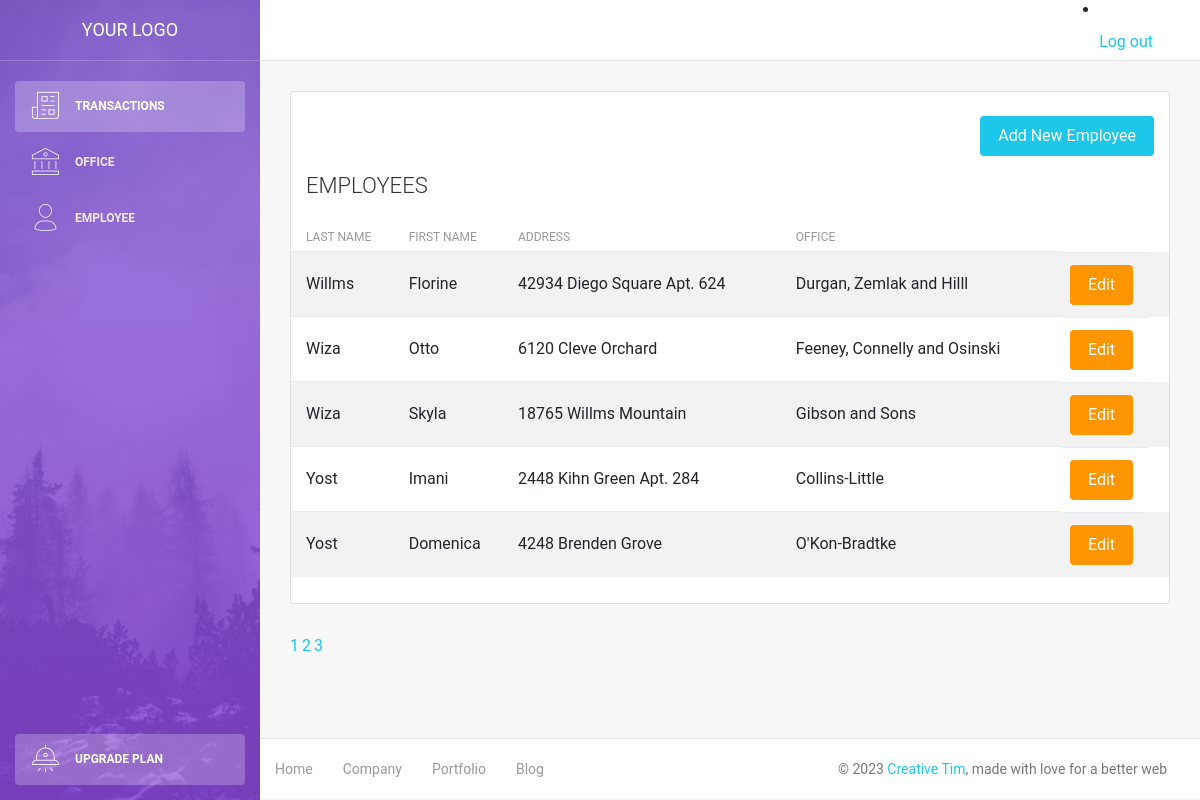
Page /employee.php?page=3 on the committed database.
### tables this page shows
CREATE TABLE `employee` (
  `id` int(11) NOT NULL,
  `lastname` varchar(45) NOT NULL,
  `firstname` varchar(45) NOT NULL,
  `office_id` int(11) NOT NULL,
  `address` varchar(100) DEFAULT NULL
);

CREATE TABLE `office` (
  `id` int(11) NOT NULL,
  `name` varchar(45) NOT NULL,
  `contactnum` varchar(45) DEFAULT NULL,
  `email` varchar(45) DEFAULT NULL,
  `address` varchar(45) DEFAULT NULL,
  `city` varchar(45) DEFAULT NULL,
  `country` varchar(45) DEFAULT NULL,
  `postal` int(11) DEFAULT NULL
);

### employee.php (the view, shortened to what this page needs)
<!DOCTYPE html>
<html lang="en">
<head>
    <link rel="stylesheet" href="https://maxcdn.bootstrapcdn.com/font-awesome/latest/css/font-awesome.min.css" />
    <link href="assets/css/bootstrap.min.css" rel="stylesheet" />
    <link href="assets/css/light-bootstrap-dashboard.css?v=2.0.0 " rel="stylesheet" />
    <link href="assets/css/demo.css" rel="stylesheet" />
</head>
<body>
<?php
        require('config/db.php');
        $results_per_page = 100;
        $query = "SELECT * FROM employee";
        $result = mysqli_query($conn, $query);
        $number_of_result = mysqli_num_rows($result);
        $number_of_page = ceil($number_of_result / $results_per_page);
        if(!isset($_GET['page'])){
            $page = 1;
        }else{
            $page = $_GET['page'];
        }
        $page_first_result = ($page-1) * $results_per_page;
        $query = "SELECT employee.id, employee.lastname, employee.firstname, employee.address, office.name as office_name FROM employee, office
                  WHERE employee.office_id = office.id ORDER BY employee.lastname ASC LIMIT $page_first_result, $results_per_page";
        $result = mysqli_query($conn, $query);
        $employees = mysqli_fetch_all($result, MYSQLI_ASSOC);
    ?>
    <div class="wrapper">
        <div class="sidebar" data-image="assets/img/sidebar-5.jpg">
            <div class="sidebar-wrapper">
                <?php include('includes/sidebar.php'); ?>
            </div>
        </div>
        <div class="main-panel">
        <?php include('includes/navbar.php'); ?>
            <div class="content">
                <div class="container-fluid">
                    <div class = "row">
                    <div class="col-md-12">
                            <div class="card strpied-tabled-with-hover">
                            <br/>
                            <div class="col-md-12">
                                <a href="employee-add.php">
                                    <button type="submit" class="btn btn-info btn-fill pull-right">Add New Employee</button>
                                </a>
                            </div>
                                <div class="card-header ">
                                    <h4 class="card-title">EMPLOYEES</h4>
                                </div>
                                <div class="card-body table-full-width table-responsive">
                                    <table class="table table-hover table-striped">
                                        <thead>
                                            <th>Last Name</th>
                                            <th>First Name</th>
                                            <th>Address</th>
                                            <th>Office</th>
                                            </thead>
                                            <tbody>
                                                <?php foreach($employees as $employee) : ?>
                                                <tr>
                                                    <td><?php echo $employee['lastname']; ?></td>
                                                    <td><?php echo $employee['firstname']; ?></td>
                                                    <td><?php echo $employee['address']; ?></td>
                                                    <td><?php echo $employee['office_name']; ?></td>
                                                    <td>
                                                    <a href="employee-edit.php?id=<?php echo $employee['id']; ?>">
                                                    <button type="submit" class ="btn btn-warning btn-fill pull-right">Edit</button>
                                                </a>
                                                </td>
                                                </tr>
                                            <?php endforeach ?>
                                        </tbody>
                                    </table>
                                </div>
                            </div>
                        </div>
                    </div>
                    <?php
                        for($page=1; $page <= $number_of_page; $page++){
                            echo '<a href = "employee.php?page='. $page .'" style="margin-right: 3px">' . $page . '</a>';
                        }
                    ?>
                </div>
            </div>
            <footer class="footer">
                <div class="container-fluid">
                    <nav>
                        <ul class="footer-menu">
                            <li>
                                <a href="#">
                                    Home
                                </a>
                            </li>
                            <li>
                                <a href="#">
                                    Company
                                </a>
                            </li>
                            <li>
                                <a href="#">
                                    Portfolio
                                </a>
                            </li>
                            <li>
                                <a href="#">
                                    Blog
                                </a>
                            </li>
                        </ul>
                        <p class="copyright text-center">
                            ©
                            <a href="http://www.creative-tim.com">Creative Tim</a>, made with love for a better web
                        </p>
                    </nav>
                </div>
            </footer>
        </div>
    </div>
</body>
</html>

### rows in the picture
employee: lastname "Willms", firstname "Florine", address "42934 Diego Square Apt. 624", office.name "Durgan, Zemlak and Hilll"
employee: lastname "Wiza", firstname "Otto", address "6120 Cleve Orchard", office.name "Feeney, Connelly and Osinski"
employee: lastname "Wiza", firstname "Skyla", address "18765 Willms Mountain", office.name "Gibson and Sons"
employee: lastname "Yost", firstname "Imani", address "2448 Kihn Green Apt. 284", office.name "Collins-Little"
employee: lastname "Yost", firstname "Domenica", address "4248 Brenden Grove", office.name "O'Kon-Bradtke"
